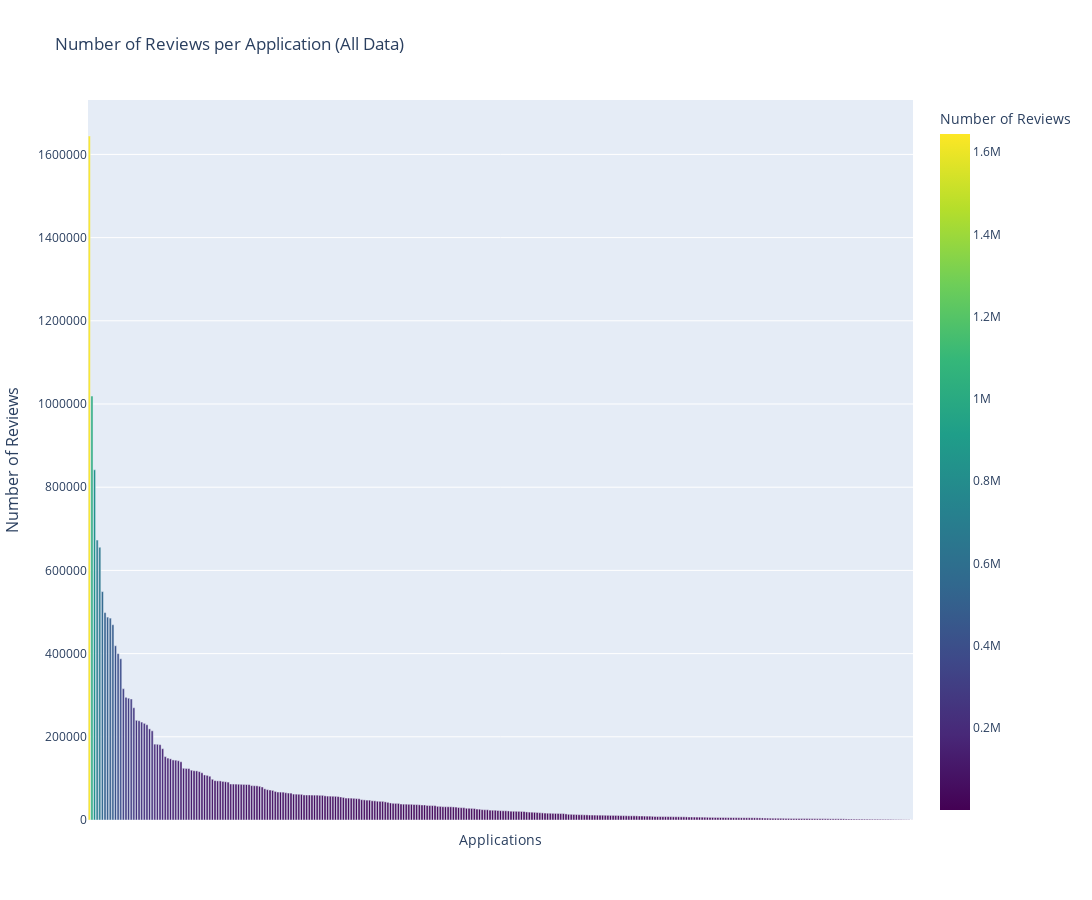

The notebook cell this image was saved under:
### Markdown cell above
#### Plot the number of reviews for each application in descending order. What insights can you draw from the plot?

### Code cell
import matplotlib.ticker as mtick
import textwrap
import plotly.express as px

# Sort the review counts for all applications
app_review_sorted = app_review_numbers.sort_values(ascending=False)

# Convert `app_review_sorted` to a DataFrame to make it compatible with Plotly
app_review_sorted_df = app_review_sorted.reset_index()
app_review_sorted_df.columns = ['Application', 'Number of Reviews']

# Create the bar chart with Plotly
fig = px.bar(
    app_review_sorted_df,
    x='Application',
    y='Number of Reviews',
    title='Number of Reviews per Application (All Data)',
    labels={'Application': 'Applications', 'Number of Reviews': 'Number of Reviews'},
    color='Number of Reviews',  # Color based on the number of reviews
    color_continuous_scale='viridis'  # Use the 'viridis' color palette
)

# Configure layout for vertical scrolling and formatting
fig.update_layout(
    height=900,  # Adjust the height of the chart
    width=1800,  # Adjust the width of the chart
    xaxis={'categoryorder': 'total descending'},  # Sort applications by descending review count
    showlegend=False,
)

# Format the y-axis to show values in millions
fig.update_yaxes(tickformat=".1fM", title_font=dict(size=16))  # Format to show in millions, e.g., 1.0M

# Remove x-axis labels
fig.update_xaxes(showticklabels=False)

# Show the Plotly chart
fig.show()

# Create subplots for the top and bottom 10 applications
fig, axes = plt.subplots(1, 2, figsize=(18, 8))

# Set the color palette for seaborn
viridis = sns.color_palette("viridis", 10)

# Plot the top 10 applications
wrapped_labels_top = [textwrap.fill(label, width=15) for label in app_review_sorted.index[:10]]
sns.barplot(ax=axes[0], y=app_review_sorted.values[:10], x=wrapped_labels_top, palette=viridis, edgecolor='black')
axes[0].set_title('Top 10 Applications by Number of Reviews', fontsize=20, fontweight='bold')
axes[0].set_xlabel('Application Name', fontsize=14)
axes[0].set_ylabel('Number of Reviews (in millions)', fontsize=14)
axes[0].yaxis.set_major_formatter(mtick.FuncFormatter(lambda x, _: f'{x * 1e-6:.1f}M'))

# Plot the bottom 10 applications
wrapped_labels_bottom = [textwrap.fill(label, width=15) for label in app_review_sorted.index[-10:]]
sns.barplot(ax=axes[1], y=app_review_sorted.values[-10:], x=wrapped_labels_bottom, palette=viridis, edgecolor='black')
axes[1].set_title('Bottom 10 Applications by Number of Reviews', fontsize=20, fontweight='bold')
axes[1].set_xlabel('Application Name', fontsize=14)
axes[1].set_ylabel('Number of Reviews', fontsize=14)

# Display the matplotlib plots
plt.tight_layout()
plt.show()

### Figure 1 — Plotly figure (JSON) as saved in the notebook; plotly's stock layout.template omitted (floating-point values rounded to 4 significant figures; data arrays with more than 128 entries replaced by an {"elided": "..."} marker saying what was removed)
{"data": [{"alignmentgroup": "True", "hovertemplate": "Applications=%{x}<br>Number of Reviews=%{marker.color}<extra></extra>", "legendgroup": "", "marker": {"color": {"elided": "315 int values"}, "coloraxis": "coloraxis", "pattern": {"shape": ""}}, "name": "", "offsetgroup": "", "orientation": "v", "showlegend": false, "textposition": "auto", "type": "bar", "x": {"elided": "315 str values"}, "xaxis": "x", "y": {"elided": "315 int values"}, "yaxis": "y"}], "layout": {"barmode": "relative", "coloraxis": {"colorbar": {"title": {"text": "Number of Reviews"}}, "colorscale": [[0, "#440154"], [0.1111, "#482878"], [0.2222, "#3e4989"], [0.3333, "#31688e"], [0.4444, "#26828e"], [0.5556, "#1f9e89"], [0.6667, "#35b779"], [0.7778, "#6ece58"], [0.8889, "#b5de2b"], [1, "#fde725"]]}, "height": 900, "legend": {"tracegroupgap": 0}, "showlegend": false, "title": {"text": "Number of Reviews per Application (All Data)"}, "width": 1800, "xaxis": {"anchor": "y", "categoryorder": "total descending", "domain": [0, 1], "showticklabels": false, "title": {"text": "Applications"}}, "yaxis": {"anchor": "x", "domain": [0, 1], "tickformat": ".1fM", "title": {"font": {"size": 16}, "text": "Number of Reviews"}}}}
